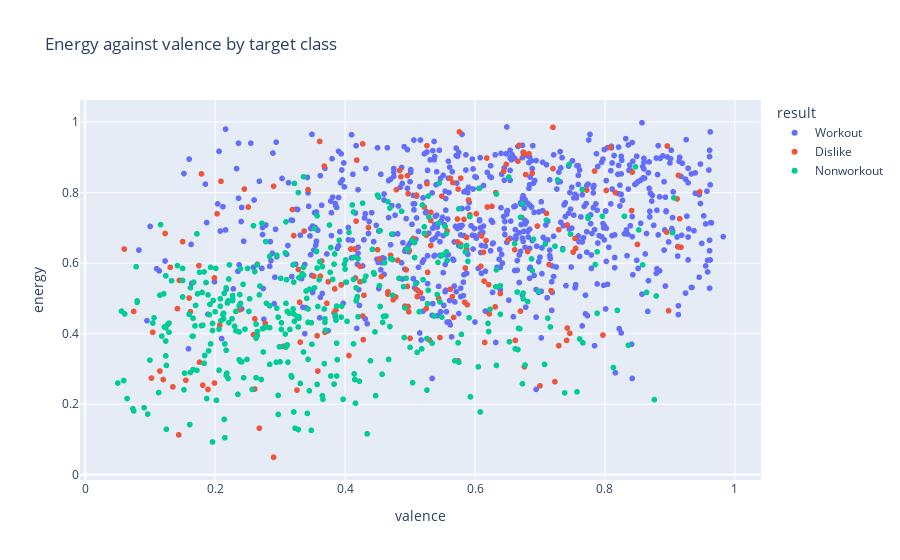

Notebook code cell kept with this figure:
### Code cell
fig = px.scatter(song_df, x='valence', y='energy', color='result', title='Energy against valence by target class')
fig.show()
fig.write_html("assets/energy_against_valence_by_target.html")

### Figure 1 — Plotly figure (JSON) as saved in the notebook; plotly's stock layout.template omitted (floating-point values rounded to 4 significant figures; data arrays with more than 128 entries replaced by an {"elided": "..."} marker saying what was removed)
{"data": [{"hovertemplate": "result=Workout<br>valence=%{x}<br>energy=%{y}<extra></extra>", "legendgroup": "Workout", "marker": {"color": "#636efa", "symbol": "circle"}, "mode": "markers", "name": "Workout", "showlegend": true, "type": "scattergl", "x": {"elided": "726 float values"}, "xaxis": "x", "y": {"elided": "726 float values"}, "yaxis": "y"}, {"hovertemplate": "result=Dislike<br>valence=%{x}<br>energy=%{y}<extra></extra>", "legendgroup": "Dislike", "marker": {"color": "#EF553B", "symbol": "circle"}, "mode": "markers", "name": "Dislike", "showlegend": true, "type": "scattergl", "x": {"elided": "199 float values"}, "xaxis": "x", "y": {"elided": "199 float values"}, "yaxis": "y"}, {"hovertemplate": "result=Nonworkout<br>valence=%{x}<br>energy=%{y}<extra></extra>", "legendgroup": "Nonworkout", "marker": {"color": "#00cc96", "symbol": "circle"}, "mode": "markers", "name": "Nonworkout", "showlegend": true, "type": "scattergl", "x": {"elided": "400 float values"}, "xaxis": "x", "y": {"elided": "400 float values"}, "yaxis": "y"}], "layout": {"legend": {"title": {"text": "result"}, "tracegroupgap": 0}, "title": {"text": "Energy against valence by target class"}, "xaxis": {"anchor": "y", "domain": [0, 1], "title": {"text": "valence"}}, "yaxis": {"anchor": "x", "domain": [0, 1], "title": {"text": "energy"}}}}
